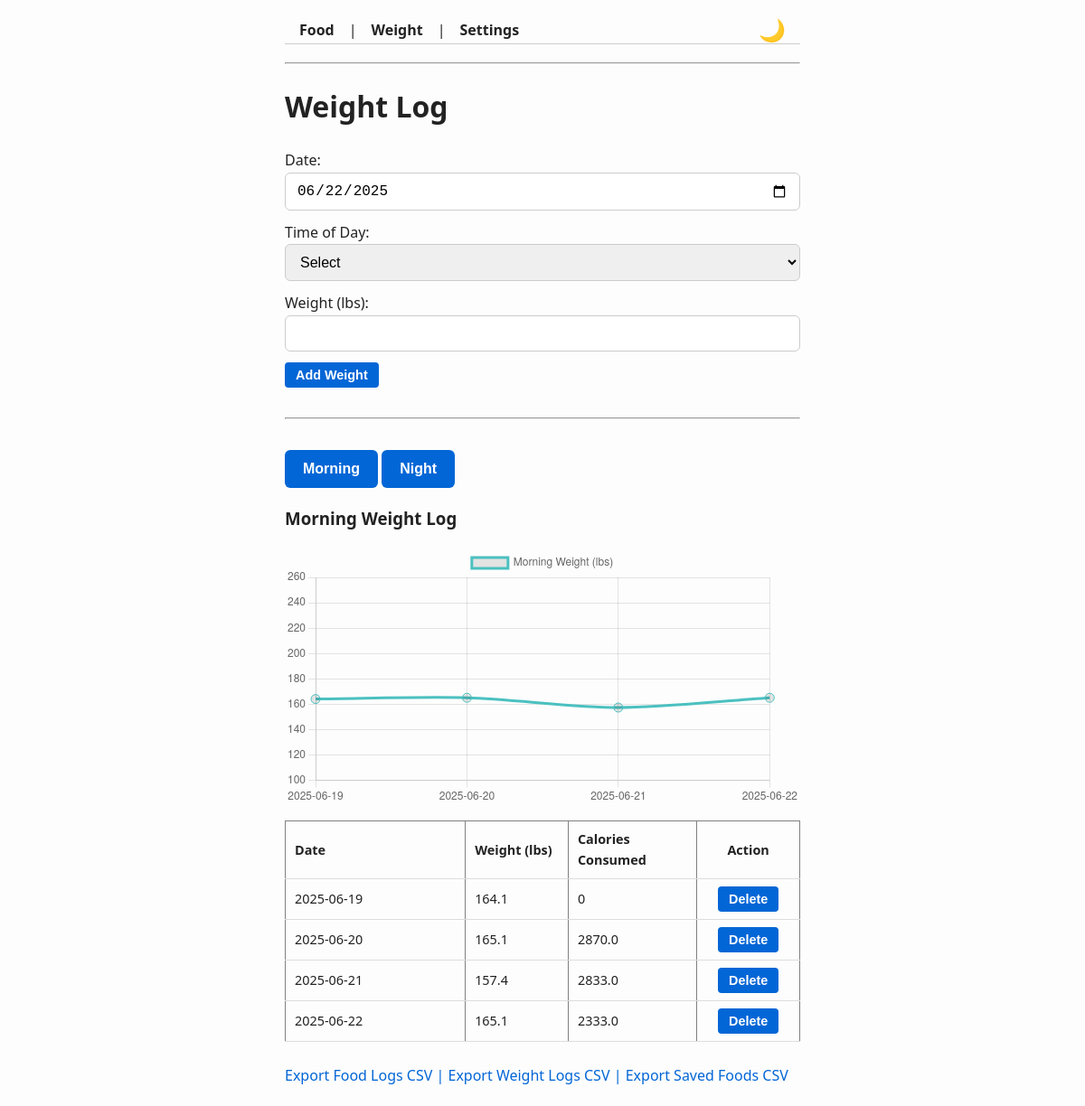
The app's page /weight with its own data.
### tables this page shows
CREATE TABLE weight_logs (
    id INTEGER PRIMARY KEY AUTOINCREMENT,
    date TEXT NOT NULL,
    time_of_day TEXT NOT NULL CHECK(time_of_day IN ('morning', 'night')),
    weight REAL NOT NULL
);

### main.py (the view, shortened to what this page needs)
@app.route("/weight", methods=["GET", "POST"])
def weight_log():
    with sqlite3.connect(DB_NAME) as conn:
        conn.row_factory = sqlite3.Row
        cur = conn.cursor()
        cur.execute(
            """
            SELECT w.id, w.date, w.weight,
                IFNULL(f.calories, 0) AS calories
            FROM weight_logs w
            LEFT JOIN food_logs f ON f.date = w.date
            WHERE w.time_of_day = 'night'
            ORDER BY w.date
            """
        )
        night_weights = cur.fetchall()
        cur.execute(
            """
            SELECT w.id, w.date, w.weight,
                IFNULL(f.calories, 0) AS calories
            FROM weight_logs w
            LEFT JOIN food_logs f ON f.date = DATE(w.date, '-1 day')
            WHERE w.time_of_day = 'morning'
            ORDER BY w.date
            """
        )
        morning_weights = cur.fetchall()
    morning_weights_list = [dict(row) for row in morning_weights]
    night_weights_list = [dict(row) for row in night_weights]
    morning_calories = {row['date']: row['calories'] for row in morning_weights_list}
    night_calories = {row['date']: row['calories'] for row in night_weights_list}
    return render_template(
        "weight.html",
        title="Weight Log",
        morning_weights=morning_weights_list,
        night_weights=night_weights_list,
        morning_calories=morning_calories,
        night_calories=night_calories,
        datetime=datetime
    )

### main.py (called while the page is built)
def init_db():
    if not os.path.exists(DB_NAME):
        with sqlite3.connect(DB_NAME) as conn:
            with open("schema.sql", "r") as f:
                conn.executescript(f.read())

@app.before_request
def before_request():
    init_db()

### templates/weight.html (shortened to what this page needs)
{% extends "base.html" %}
{% block content %}
<form method="POST" action="{{ url_for('weight_log') }}">
    <label>Date:</label>
    <input type="date" name="date" value="{{ datetime.utcnow().strftime('%Y-%m-%d') }}" required />
    <label>Time of Day:</label>
    <select name="time_of_day" required>
        <option value="">Select</option>
    </select>
    <label>Weight (lbs):</label>
    <input type="number" step="0.1" name="weight" required />
    <button type="submit">Add Weight</button>
</form>
<br><hr><br>
<div>
    <button id="morningTabBtn">Morning</button>
    <button id="nightTabBtn">Night</button>
</div>
<div id="morningTab" class="tabContent">
    <h3>Morning Weight Log</h3>
    <canvas id="morningChart"></canvas>
    <table border="1" cellpadding="5" cellspacing="0" style="width: 100%;">
        <thead>
            <tr>
                <th>Date</th>
                <th>Weight (lbs)</th>
                <th>Calories Consumed</th>
                <th>Action</th>
            </tr>
        </thead>
        <tbody>
            {% for entry in morning_weights %}
            <tr>
                <td>{{ entry.date }}</td>
                <td>{{ entry.weight }}</td>
                <td>{{ morning_calories.get(entry.date, '-') }}</td>
                <td>
                    <form method="POST" action="{{ url_for('delete_weight', id=entry.id) }}" onsubmit="return confirm('Delete this entry?');">
                        <button type="submit">Delete</button>
                    </form>
                </td>
            </tr>
            {% endfor %}
        </tbody>
    </table>
</div>
<script>
    // Prepare labels (just dates)
    const morningLabels = [{% for entry in morning_weights %}'{{ entry.date }}',{% endfor %}];
    const morningWeights = [{% for entry in morning_weights %}{{ entry.weight }},{% endfor %}];
    // Calories array aligned with morningWeights
    const morningCals = [{% for entry in morning_weights %}{{ morning_calories.get(entry.date, 0) }},{% endfor %}];
    const nightLabels = [{% for entry in night_weights %}'{{ entry.date }}',{% endfor %}];
    const nightWeights = [{% for entry in night_weights %}{{ entry.weight }},{% endfor %}];
    const nightCals = [{% for entry in night_weights %}{{ night_calories.get(entry.date, 0) }},{% endfor %}];
    // Morning chart data and config
    const morningData = {
        labels: morningLabels,
        datasets: [{
            label: 'Morning Weight (lbs)',
            data: morningWeights,
            borderColor: 'rgba(75, 192, 192, 1)',
            tension: 0.3,
            fill: false,
            // Store calories in dataset for tooltip use
            calories: morningCals,
            pointRadius: 5,
            pointHoverRadius: 7,
        }]
    };
    // Night chart data and config
    const nightData = {
        labels: nightLabels,
        datasets: [{
            label: 'Night Weight (lbs)',
            data: nightWeights,
            borderColor: 'rgba(192, 75, 192, 1)',
            tension: 0.3,
            fill: false,
            calories: nightCals,
            pointRadius: 5,
            pointHoverRadius: 7,
        }]
    };
    // Common options with custom tooltip
    const options = {
        scales: {
            y: {
                beginAtZero: false,
                suggestedMin: 100,
                suggestedMax: 250
            }
        },
        plugins: {
            tooltip: {
                callbacks: {
                    label: function(context) {
                        const weight = context.parsed.y;
                        // Calories from dataset calories array at the hovered index
                        const cal = context.dataset.calories[context.dataIndex];
                        return `Weight: ${weight} lbs, Calories: ${cal}`;
                    }
                }
            }
        }
    };
    const morningCtx = document.getElementById('morningChart').getContext('2d');
    const morningChart = new Chart(morningCtx, {
        type: 'line',
        data: morningData,
        options: options
    });
    const nightCtx = document.getElementById('nightChart').getContext('2d');
    const nightChart = new Chart(nightCtx, {
        type: 'line',
        data: nightData,
        options: options
    });
</script>
{% endblock %}

### static/style.css (style rules this page uses)
* { box-sizing: border-box; }
body { font-family: 'Segoe UI', Tahoma, Geneva, Verdana, sans-serif; max-width: 600px; margin: 0 auto; padding: 20px 15px; background-color: #fdfdfd; color: #222; line-height: 1.6; transition: background-color 0.3s ease, color 0.3s ease; }
table { width: 100%; border-collapse: collapse; margin-top: 1rem; display: table; table-layout: fixed; }
th, td { padding: 10px 12px; text-align: left; border-bottom: 1px solid #ddd; font-size: 0.9rem; word-wrap: break-word; }
table { width: 100%; border-collapse: collapse; margin-top: 1rem; display: table; table-layout: fixed; font-size: 0.85rem; }
th, td { padding: 8px 10px; text-align: left; border-bottom: 1px solid #ddd; word-wrap: break-word; }
table th:nth-child(1), table td:nth-child(1) { width: 35%; white-space: nowrap; }
table th:nth-child(2), table td:nth-child(2) { width: 20%; }
table th:nth-child(3), table td:nth-child(3) { width: 25%; }
table th:nth-child(4), table td:nth-child(4) { width: 20%; text-align: center; }
input[type="text"], input[type="number"], input[type="date"], select { width: 100%; padding: 10px 12px; margin-bottom: 12px; border: 1px solid #ccc; border-radius: 6px; font-size: 1rem; transition: border-color 0.2s ease; }
button { padding: 12px 20px; border-radius: 6px; border: none; background-color: #0366d6; color: white; font-weight: 600; font-size: 1rem; cursor: pointer; transition: background-color 0.3s ease; }
form button[type="submit"] { padding: 6px 12px; font-size: 0.9rem; border-radius: 4px; }

### records on screen
weight_logs: date "2025-06-19", weight "164.1", get "0"
weight_logs: date "2025-06-20", weight "165.1", get "2870.0"
weight_logs: date "2025-06-21", weight "157.4", get "2833.0"
weight_logs: date "2025-06-22", weight "165.1", get "2333.0"

### other values on screen
{{ title }} "Weight Log"
chart data {{ entry.date }} 2025-06-19, 2025-06-20, 2025-06-21, 2025-06-22
chart data {{ entry.weight }} 164.1, 165.1, 157.4, 165.1
